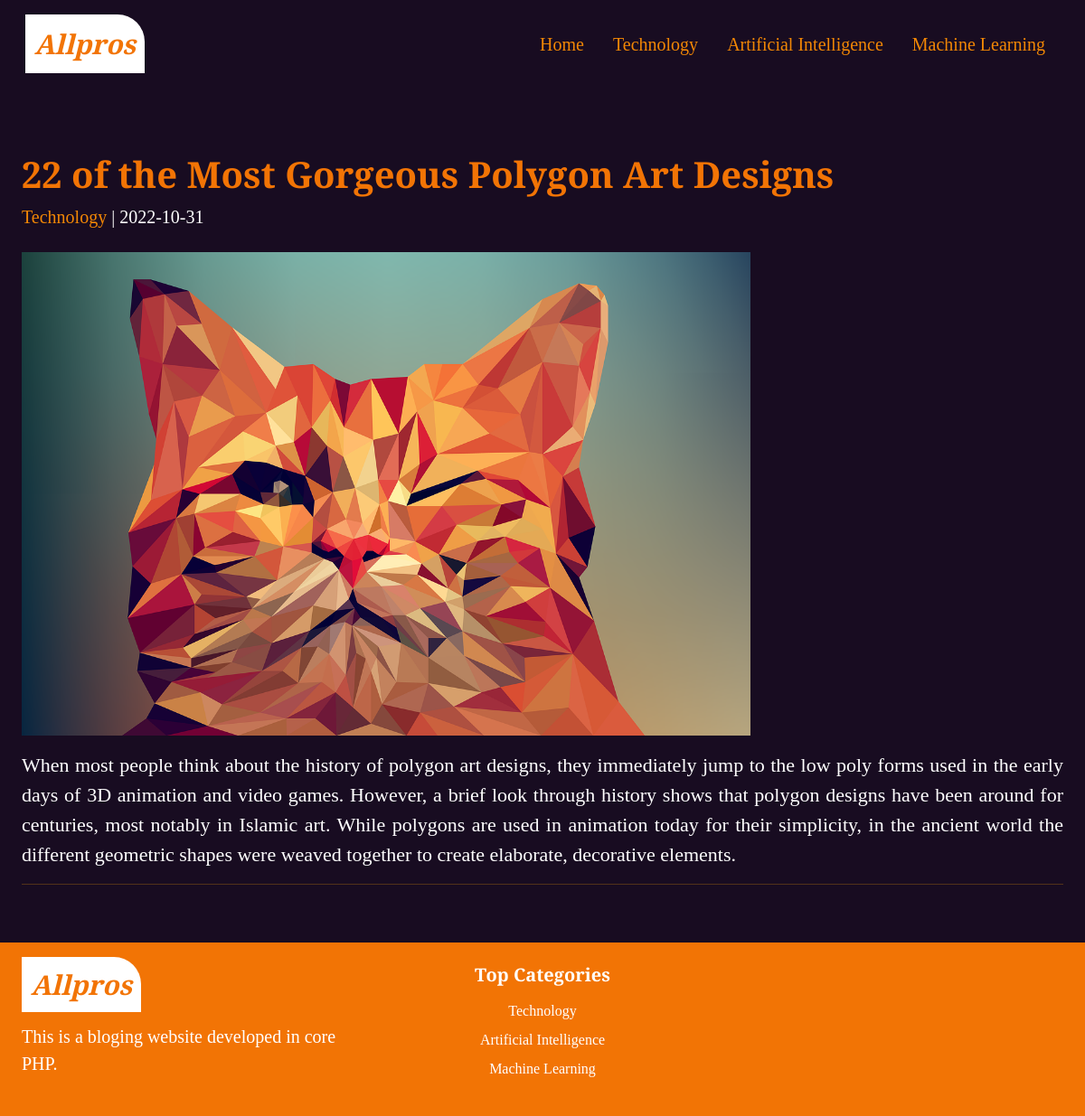
Page /post.php?post_id=24 on the committed database.
### tables this page shows
CREATE TABLE `categories` (
  `category_id` int(11) NOT NULL,
  `category_name` varchar(150) NOT NULL
);

CREATE TABLE `posts` (
  `post_id` int(11) NOT NULL,
  `title` varchar(255) DEFAULT NULL,
  `post_img` varchar(255) DEFAULT NULL,
  `category` int(11) DEFAULT NULL,
  `post_date` date DEFAULT NULL,
  `post_views` int(11) DEFAULT NULL,
  `description` varchar(8000) DEFAULT NULL,
  `author_Id_FK` int(11) NOT NULL
);

### post.php (the view, shortened to what this page needs)
<!DOCTYPE html>
<html lang="en">
<head>
    <?php include("head.php") ?>
    <link rel="stylesheet" href="css/menu_style.css" type="text/css">
    <link rel="stylesheet" href="css/footer_style.css" type="text/css">
    <link rel="stylesheet" href="css/post_style.css" type="text/css">
</head>
<body>
    <?php include("menu.php") ?>
    <?php
        $post_id= $_GET['post_id'];
        $post_query= "SELECT * FROM posts WHERE post_id='$post_id'";
        $post_execute= mysqli_query($connect, $post_query);
        $post_data= mysqli_fetch_array($post_execute);
    ?>
    <div class=" container-fluid mt-5">
        <div class=" row">
            <div class=" col-md-12 p-4">
                <h1 class=" post-heading"><?php echo $post_data['title'] ?></h1>
                <?php
                    $cat_query= "SELECT * FROM categories WHERE category_id='".$post_data['category']."'";
                    $cat_execute= mysqli_query($connect, $cat_query);
                    $cat_data= mysqli_fetch_array($cat_execute);
                ?>
                <span><a class=" text-decoration-none post-category" href="category.php?category_id=<?php echo $cat_data['category_id'] ?>"><?php echo $cat_data['category_name'] ?> </a></span><span class=" text-white post-date"> | <?php echo $post_data['post_date'] ?></span>
                <br>
                <img class=" mt-4" src="imgs/<?php echo $post_data['post_img'] ?>" alt="Main Article Image" width="70%">
                <p class=" post-paragraph mt-3">
                    <?php echo $post_data['description'] ?>
                </p>
                <hr style="color: orange;">
            </div>
        </div>
    </div>
    <?php include("footer.php") ?>
</body>
</html>

### menu.php (shortened to what this page needs)
<?php
    $connect= mysqli_connect("localhost", "root", "", "allpros_db");
?>
<nav class="navbar navbar-expand-lg p-3">
        <div class="container-fluid">
            <a class="navbar-brand menu-logo" href="index.php">Allpros</a>
            <div class=" collapse navbar-collapse" id="navbarNavDropdown">
                <ul class="navbar-nav ms-auto ">
                    <li class="nav-item">
                        <a class="nav-link mx-2 active" aria-current="page" href="index.php">Home</a>
                    </li>
                    <?php
                        $all_cat_query= "SELECT * FROM categories";
                        $all_cat_execute= mysqli_query($connect, $all_cat_query);
                        while($rows= mysqli_fetch_array($all_cat_execute)) {
                    ?>
                    <li class="nav-item">
                        <a class="nav-link mx-2" href="category.php?category_id=<?php echo $rows['category_id']?>"><?php echo $rows['category_name'] ?></a>
                    </li>
                    <?php } ?>
                </ul>
            </div>
        </div>
    </nav>

### footer.php (shortened to what this page needs)
<?php
    $connect= mysqli_connect("localhost", "root", "", "allpros_db");
?>
<div class=" col-12 footer-bg p-4 mt-4">
    <div class=" row">
        <div class=" col-md-4">
            <a class="footer-logo" href="index.php  ">Allpros</a>
            <p class="footer-desc">This is a bloging website developed in core PHP.</p>
        </div>
        <div class=" col-md-4 d-sm-none d-none d-md-block">
            <h5 class=" weight-600 text-white text-center">Top Categories</h5>
            <ul class="footer-list text-center list-unstyled mt-3">
                <?php
                    $all_cat_query= "SELECT * FROM categories";
                    $all_cat_execute= mysqli_query($connect, $all_cat_query);
                    while($rows= mysqli_fetch_array($all_cat_execute)) {
                ?>
                <li class=" mt-2"><a class=" text-white text-decoration-none" href="category.php?category_id=<?php echo $rows['category_id']?>"><?php echo $rows['category_name']?></a></li>
                <?php } ?>
            </ul>
        </div>
        <div class=" col-md-4">
        </div>
    </div>
</div>

### css/menu_style.css (style rules this page uses)
* { margin: 0px; padding: 0px; font-family: 'Playfair Display', serif; }
body { background-color: #180C21; overflow-x: hidden; }
.weight-600 { font-weight: 600; }
.menu-logo { color: #F27405; font-weight: 900; font-style: oblique; font-size: 30px; background-color: white; padding: 10px; border-top-right-radius: 30px; }
.nav-link { color: #F28705; font-size: 20px; font-weight: 500; }

### css/footer_style.css (style rules this page uses)
.footer-bg { background-color: #F27405; }
.footer-logo { color: #F27405; font-weight: 900; font-style: oblique; font-size: 30px; background-color: white; padding: 10px; text-decoration: none; border-top-right-radius: 30px; }
.footer-desc { color: white; margin-top: 20px; font-weight: 400; font-size: 20px; }

### css/post_style.css (style rules this page uses)
.post-heading { color: #F27405; font-weight: 700; }
.post-category { color: #F28705; font-size: 20px; }
.post-date { font-size: 20px; }
.post-paragraph { font-size: 22px; color: white; text-align: justify; }

### rows in the picture
categories: category_name "Technology"
categories: category_name "Artificial Intelligence"
categories: category_name "Machine Learning"
posts: title "22 of the Most Gorgeous Polygon Art Designs", post_date "2022-10-31", post_img (picture), description "When most people think about the history of polygon art designs, they immediately jump to the low poly forms used in the early days of 3D animation and video games. However, a brief look through history shows that polygon designs have been around for centuries, most notably in Islamic art. While polygons are used in animation today for their simplicity, in the ancient world the different geometric shapes were weaved together to create elaborate, decorative elements."
